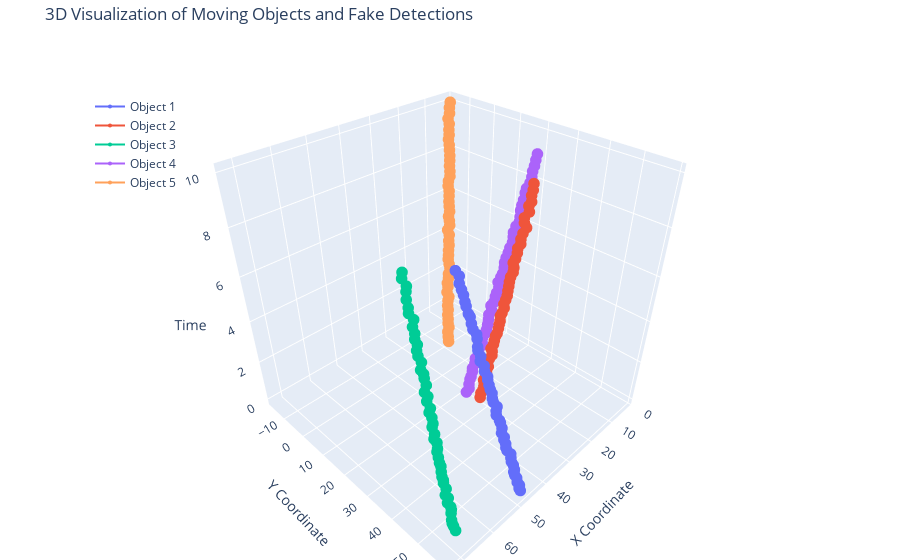

Notebook code cell kept with this figure:
### Code cell
movement_data = generate_moving_objects(min_objects=5, max_objects=5, fake_detections_intensity=0)
visualize_3d_interactive(movement_data).show()
